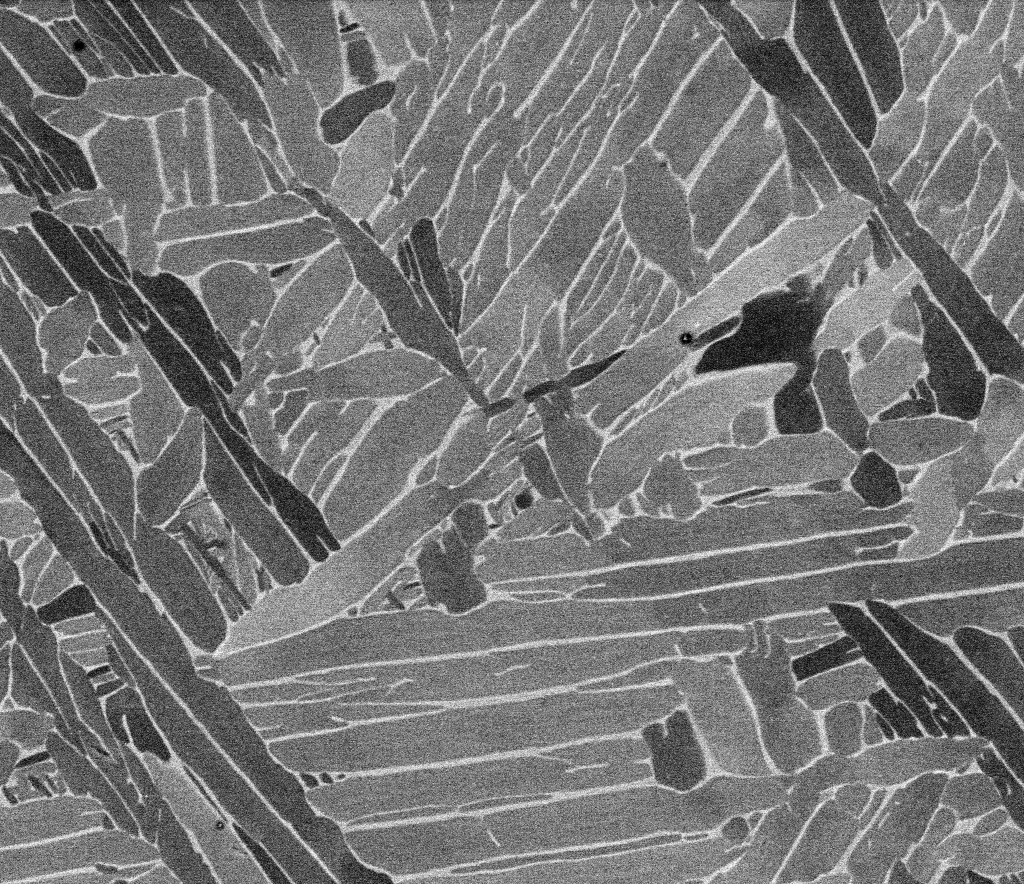
#> input picture Demo_OM.tif, 1024 x 884 px
$ jupyter execute --allow-errors 'Orientation Compute Overall.ipynb'
#> lines starting #> are read from the running program, lines starting #| are printed output that depends on the picture
[cell 1]
import numpy as np
import matplotlib.pyplot as plt
from skimage import io
from skimage.filters import gaussian
from skimage.color import rgb2gray
from skimage import feature
from skimage.transform import probabilistic_hough_line

[cell 2]
def Load_and_Prepare(filename):
#filename: Image file name
#> called with filename = 'Demo_OM.tif'
    image = io.imread(filename)
#> image is the input picture: shape (884, 1024); min 0, max 255, mean 117.6
    image = rgb2gray(image)
    image = gaussian(image)
    return image

[cell 3]
def Edge_Detect(image,S_val,LT_val,HT_val):
#image: Grayscale input image
#S_val: Standard deviation of the Gaussian filter
#LT_val: Lower bound for hysteresis thresholding
#HT_val: Upper bound for hysteresis thresholding
#> called with S_val = 0, LT_val = 0.3, HT_val = 0.7
    return feature.canny(image, sigma = S_val, low_threshold = LT_val, high_threshold= HT_val)
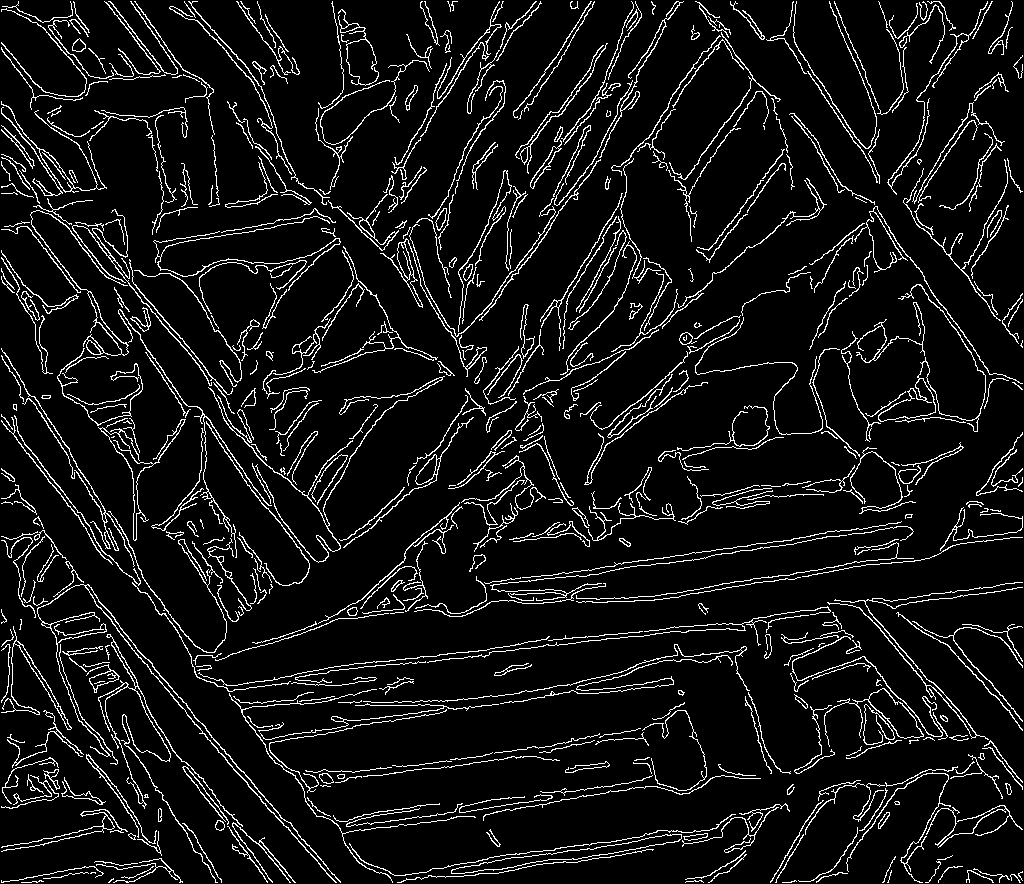
#> returned value: shape (884, 1024) bool; 7.9% white in thin lines or dots

[cell 4]
def Orientation_Map_Compute(cellsize,n,edges):
#cellsize: cell size in pixel
#n: number of bins for orientation binning
#edges: numpy array of the image after edge detection (type= boolean)

#> called with cellsize = 56, n = 9
    work_size = cellsize #
    v_size = edges.shape[0]
#> v_size = 884
    h_size = edges.shape[1]
#> h_size = 1024

    label_list = np.zeros([int(v_size/work_size),int(h_size/work_size)])
    strength_list= np.zeros([int(v_size/work_size),int(h_size/work_size)])

    for (i,j), x in np.ndenumerate(label_list):
        v = i*work_size
        h = j*work_size

        detecting = edges[v:v+work_size,h:h+work_size]
        lines = probabilistic_hough_line(detecting,line_length=5, line_gap=2,seed=0)
        rads = []

        votes = np.zeros(n)
        binsize = (np.pi/n)

        for line in lines:
            p0, p1 = line
            deltay = p1[1] - p0[1]
            deltax = p1[0] - p0[0]
            angle_rad = np.arctan2(deltay,deltax)

            if angle_rad <0:
                angle_rad = angle_rad+np.pi
            rads = np.append(rads,angle_rad)

            down = int(angle_rad/binsize)
            up = down + 1
            vote_up =  (angle_rad - (down*binsize)) / binsize
            vote_down = ((up*binsize) - angle_rad)/ binsize
            if up > n-1:
                up = up - n
            if down > n-1:
                down = down - n
            votes[down]= votes[down] + vote_down
            votes[up] = votes[up] + vote_up

        strength = (np.amax(votes))/(np.sum(votes))
        strength_list[i,j] = strength
        if strength >= 0.0:
            label = (np.argmax(votes))
            label_list[i,j] = label
        else:
            label_list[i,j] = np.nan
#> this loop made 270 passes
#> pass 1, in Orientation_Map_Compute, `detecting = edges[v:v+work_size,h:h+work_size]`:
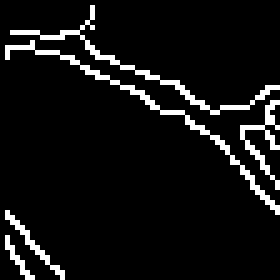
#> detecting: shape (56, 56) bool (shown 5 times larger); 7.3% white in thin lines or dots
#> pass 2, in Orientation_Map_Compute, `detecting = edges[v:v+work_size,h:h+work_size]`:
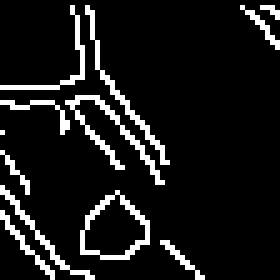
#> detecting: shape (56, 56) bool (shown 5 times larger); 9.9% white in thin lines or dots
#> pass 3, in Orientation_Map_Compute, `detecting = edges[v:v+work_size,h:h+work_size]`:
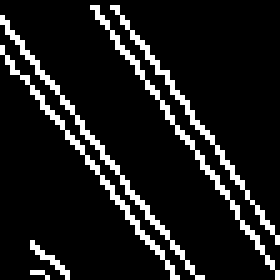
#> detecting: shape (56, 56) bool (shown 5 times larger); 10.8% white in thin lines or dots
#> after the loop:
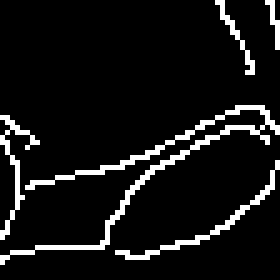
#> detecting: shape (56, 56) bool (shown 5 times larger); 8.5% white in thin lines or dots
    return (label_list)
#return an array of orientation labels
#orientation labelled as integers (0, 1, 2, 3, etc.) for bin centres (0°, 20°, 30°, ...; or 0°, 0 + binsize, 0 + 2*binsize, ...)

# Demonstration - Orientation Mapping (OM)

[cell 5]
image = Load_and_Prepare('Demo_OM.tif')
plt.imshow(image,'gray')

[cell 6]
S_val = 0
LT_val = 0.3
HT_val = 0.7
#adjut above value for edge detection parameters
edges = Edge_Detect(image,S_val,LT_val,HT_val)
plt.imshow(edges,'gray')

[cell 7]
cellsize = 56
n = 9
OM_data = Orientation_Map_Compute(cellsize,n,edges)
plt.imshow(OM_data,'hsv', vmin=0,vmax=n)
plt.colorbar()
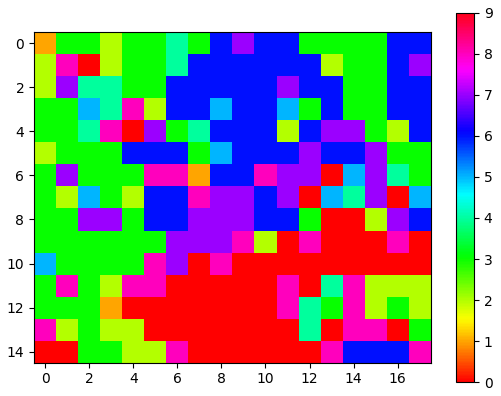
#> figure drawn by matplotlib, 2 panels

# Deomonstration - Orientation Scanning

#> (a cell that did not finish here is left out)

#> (a cell that did not finish here is left out)

cellsize = 56
image_w = Scan_Area(cellsize,image)
plt.figure(figsize=(20,5))
plt.imshow(image_w,'gray')

[cell 10]
n=9
#> n = 9
S_val = 0
LT_val = 0.3
HT_val = 0.7
#> (the rest of this cell did not finish here and is left out)

[cell 11]
Y = ['0°', '20°', '40°','60°','80°','100°','120°','140°','160°','N/A']
import matplotlib
color_map = np.zeros((n+1,4))
cmap = matplotlib.cm.get_cmap('hsv')
for N in range(n):
    rgba = (np.array(cmap(N/9)))
    color_map[N]=rgba
color_map[n] = [0,0,0,1]
